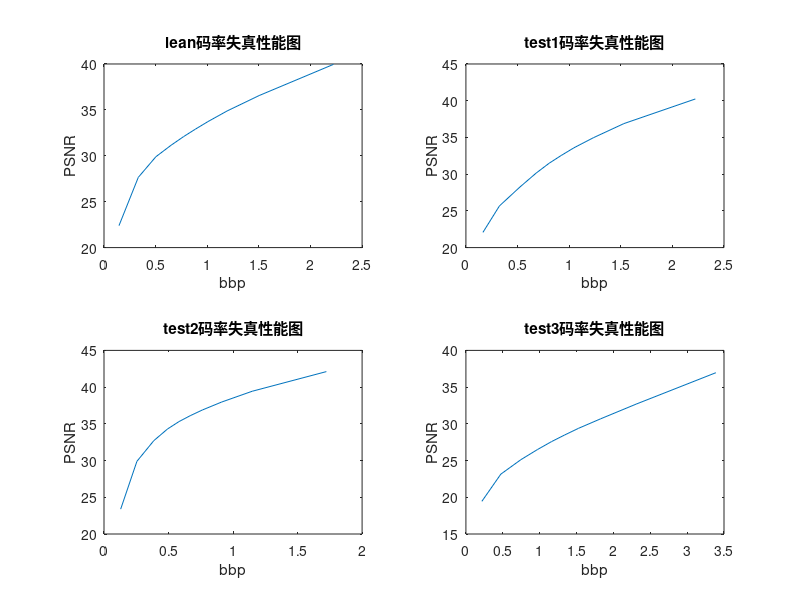
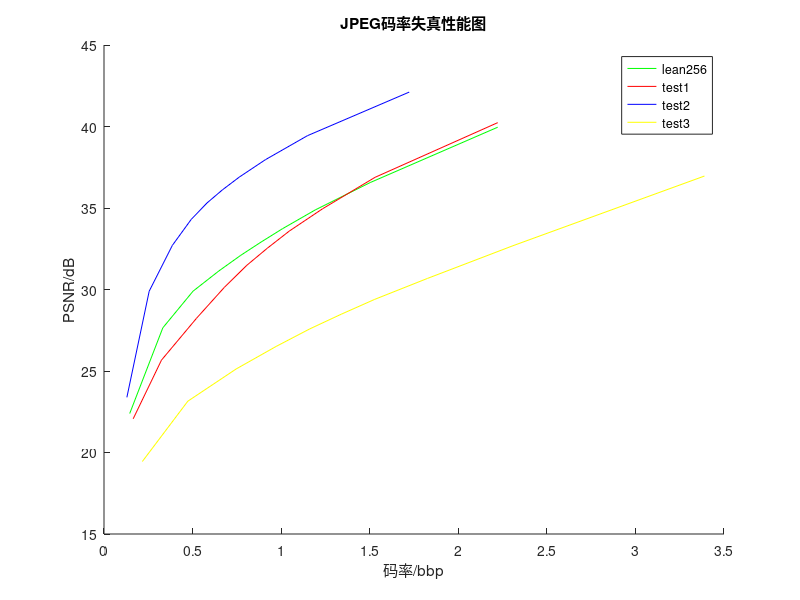

Source code (MATLAB) for these figures, in order:
%量化因子[1,10,20,30,40,50,60,70,80,90]
bbp=[0.14507,0.33209,0.5024,0.64861,0.77161,0.88564,1.0072,1.1926,1.5026,2.2224];
PSNR=[22.3908,27.6498,29.8949,31.1399,32.0944,32.9036,33.7271,34.8824,36.5606,39.956];
bbp1=[0.16476,0.32452,0.52221,0.68,0.80636,0.92218,1.0458,1.2343,1.5301,2.2226];
PSNR1=[22.0687,25.6689,28.2346,30.1393,31.486,32.535,33.5828,34.9559,36.882,40.237];
bbp2=[0.1291,0.25511,0.38567,0.49206,0.58156,0.66831,0.76335,0.91141,1.1485,1.7232];
PSNR2=[23.3831,29.8964,32.7037,34.297,35.3099,36.1113,36.8936,37.9654,39.4369,42.1119];
bbp3=[0.21624,0.47322,0.74623,0.97124,1.1617,1.3387,1.5278,1.8264,2.3092,3.3897];
PSNR3=[19.4461,23.1482,25.1258,26.5047,27.5842,28.4812,29.3932,30.6816,32.6882,36.9615];


figure(1);
subplot(2,2,1);
plot(bbp,PSNR);title('lean码率失真性能图');xlabel('bbp');ylabel('PSNR');
subplot(2,2,2);
plot(bbp1,PSNR1);title('test1码率失真性能图');xlabel('bbp');ylabel('PSNR');
subplot(2,2,3);
plot(bbp2,PSNR2);title('test2码率失真性能图');xlabel('bbp');ylabel('PSNR');
subplot(2,2,4);
plot(bbp3,PSNR3);title('test3码率失真性能图');xlabel('bbp');ylabel('PSNR');

figure(2);
hold on;
plot(bbp,PSNR,'g');
plot(bbp1,PSNR1,'r');
plot(bbp2,PSNR2,'b');
plot(bbp3,PSNR3,'y');
xlabel('码率/bbp');
ylabel('PSNR/dB');
title('JPEG码率失真性能图');
legend('lean256','test1','test2','test3');